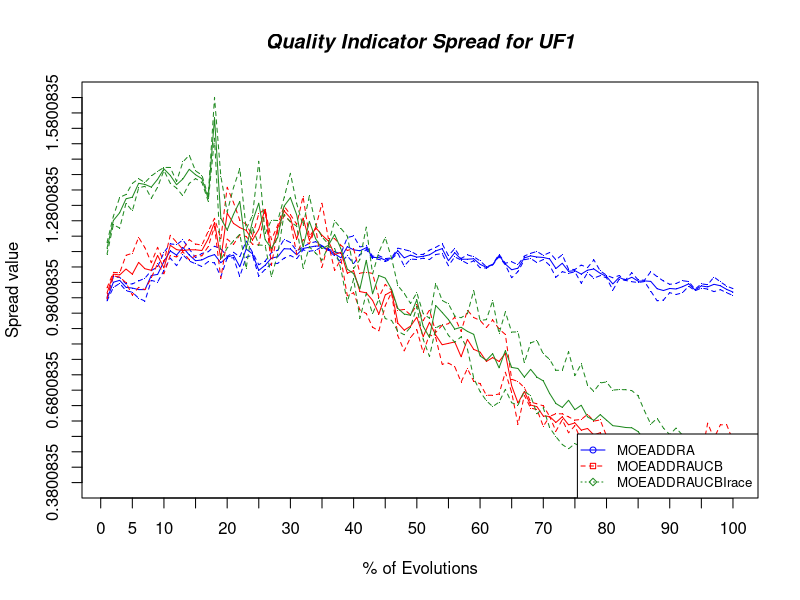

Here is the R script that generated this plot:
# Read data file
algorithm1 <- read.table("../history/MOEADDRA/data_Spread_MOEADDRA_UF1.dat", header=T, sep="\t") 
algorithm2 <- read.table("../history/MOEADDRAUCB/data_Spread_MOEADDRAUCB_UF1.dat", header=T, sep="\t") 
algorithm3 <- read.table("../history/MOEADDRAUCBIrace/data_Spread_MOEADDRAUCBIrace_UF1.dat", header=T, sep="\t") 
# Compute the max and min y 
max_y <- max(algorithm1, algorithm2, algorithm3)
min_y <- min(algorithm1, algorithm2, algorithm3)

algorithm1mean <- c()
algorithm1Q <- c()

#calcules mean, 1o quartil and 3 quartil
for(n in 1:100){ 
	algorithm1mean<-append(algorithm1mean,mean(algorithm1[,n]))
	algorithm1Q <-rbind(algorithm1Q,quantile(algorithm1[,n], c(0.25,0.75),type=1))#rbind is to merge, or, add new line in data frame
}

algorithm2mean <- c()
algorithm2Q <- c()

#calcules mean, 1o quartil and 3 quartil
for(n in 1:100){ 
	algorithm2mean<-append(algorithm2mean,mean(algorithm2[,n]))
	algorithm2Q <-rbind(algorithm2Q,quantile(algorithm2[,n], c(0.25,0.75),type=1))#rbind is to merge, or, add new line in data frame
}

algorithm3mean <- c()
algorithm3Q <- c()

#calcules mean, 1o quartil and 3 quartil
for(n in 1:100){ 
	algorithm3mean<-append(algorithm3mean,mean(algorithm3[,n]))
	algorithm3Q <-rbind(algorithm3Q,quantile(algorithm3[,n], c(0.25,0.75),type=1))#rbind is to merge, or, add new line in data frame
}

# Define colors to be used
plot_colors <- c("blue","red","forestgreen", "gray60","yellow", "brown", "darkorange", "deepskyblue")

plot(algorithm1mean, type="o", col=plot_colors[1],  ylim=c(min_y,max_y), axes=FALSE, ann=FALSE, pch='.', lty=1)

lines(algorithm1Q[,1], type="o", pch='.', lty=2, col=plot_colors[1])
lines(algorithm1Q[,2], type="o", pch='.', lty=2, col=plot_colors[1])

lines(algorithm2mean, type="o", pch='.', lty=1, col=plot_colors[2])
lines(algorithm2Q[,1], type="o", pch='.', lty=2, col=plot_colors[2])
lines(algorithm2Q[,2], type="o", pch='.', lty=2, col=plot_colors[2])

lines(algorithm3mean, type="o", pch='.', lty=1, col=plot_colors[3])
lines(algorithm3Q[,1], type="o", pch='.', lty=2, col=plot_colors[3])
lines(algorithm3Q[,2], type="o", pch='.', lty=2, col=plot_colors[3])


# Make x,y axis 
axis(1, at=seq(0,100,5))
axis(2, at=seq(min_y, max_y, 0.05))

# Create box around plot
box()

# Create a title bold/italic font
title(main="Quality Indicator Spread for UF1", font.main=4)

# Label the x and y axes
title(xlab= "% of Evolutions")
title(ylab= "Spread value")

# Create a legend
legend("bottomright", c("MOEADDRA", "MOEADDRAUCB", "MOEADDRAUCBIrace"), cex=0.8, col=plot_colors, pch=21:23, lty=1:3);